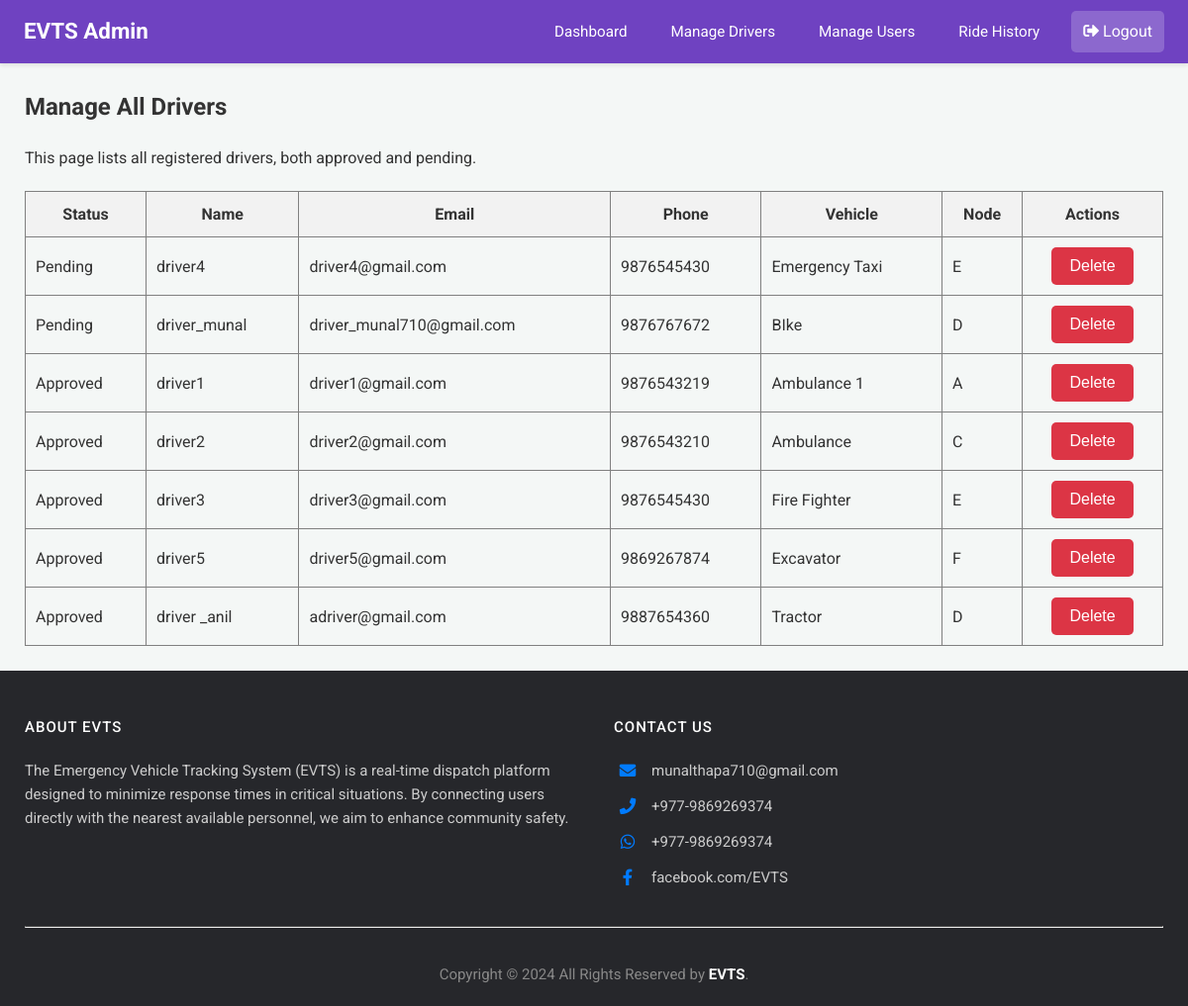
/admin/manage-drivers (signed in), run on an earlier commit of the app's database.
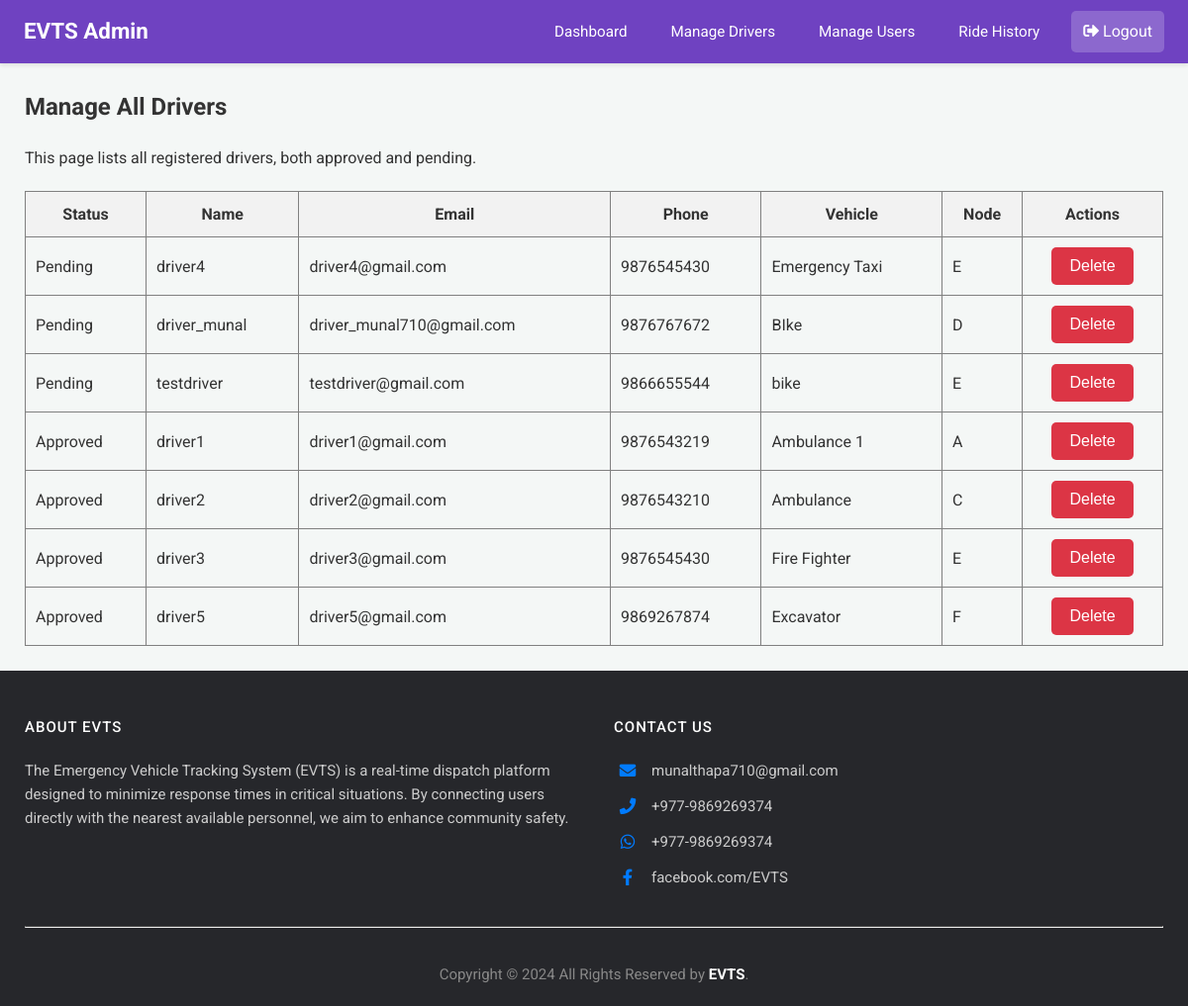
And on a later commit of the database.
### app.py (models this page shows)
class Driver(db.Model):
    email = db.Column(db.String(120), primary_key=True)
    name = db.Column(db.String(100))
    phone = db.Column(db.String(15))
    password = db.Column(db.String(256)) # Increased length for hash
    vehicle = db.Column(db.String(50))
    node = db.Column(db.String(10), nullable=False)
    is_approved = db.Column(db.Boolean, default=False, nullable=False)

### app.py (the view)
@app.route('/admin/manage-drivers')
@login_required_admin
def manage_drivers():
    admin = Admin.query.get(session['admin'])
    all_drivers = Driver.query.order_by(Driver.is_approved.asc()).all()
    response = make_response(render_template('admin_manage_drivers.html', admin=admin, drivers=all_drivers))
    return add_no_cache_to_response(response)

### app.py (called while the page is built)
def login_required_admin(f):
    @wraps(f)
    def decorated_function(*args, **kwargs):
        if 'admin' not in session:
            flash("Admin access required.", "error")
            return redirect(url_for('login'))
        return f(*args, **kwargs)
    return decorated_function

def add_no_cache_to_response(response):
    response.headers["Cache-Control"] = "no-cache, no-store, must-revalidate, public, max-age=0"
    response.headers["Pragma"] = "no-cache"
    response.headers["Expires"] = "0"
    return response

### templates/admin_manage_drivers.html (shortened to what this page needs)
{% extends 'admin_base.html' %}
{% block content %}
<h2>Manage All Drivers</h2>
<p>This page lists all registered drivers, both approved and pending.</p>
<table border="1" style="width: 100%; border-collapse: collapse; margin-top: 20px;">
    <thead>
        <tr style="background-color: #f2f2f2;">
            <th style="padding: 10px;">Status</th>
            <th style="padding: 10px;">Name</th>
            <th style="padding: 10px;">Email</th>
            <th style="padding: 10px;">Phone</th>
            <th style="padding: 10px;">Vehicle</th>
            <th style="padding: 10px;">Node</th>
             <th style="padding: 10px;">Actions</th>
        </tr>
    </thead>
    <tbody>
    {% for driver in drivers %}
    <tr id="driver-row-{{ driver.email.replace('@', '_').replace('.', '_') }}">
        <td class="status-cell {% if driver.is_approved %}status-approved{% else %}status-pending{% endif %}" style="padding: 10px;">
            {% if driver.is_approved %}Approved{% else %}Pending{% endif %}
        </td>
        <td style="padding: 10px;">{{ driver.name }}</td>
        <td style="padding: 10px;">{{ driver.email }}</td>
        <td style="padding: 10px;">{{ driver.phone }}</td>
        <td style="padding: 10px;">{{ driver.vehicle }}</td>
        <td style="padding: 10px;">{{ driver.node }}</td>
        <td style="padding: 10px; text-align: center;"><button class="btn-cancel" onclick="deleteDriver('{{ driver.email }}')">
                Delete
            </button></td>
    </tr>
    {% endfor %}
    </tbody>
</table>
{% endblock %}

### templates/admin_base.html (shortened to what this page needs)
<!DOCTYPE html>
<html>
<head>
    <link rel="stylesheet" href="{{ url_for('static', filename='css/dashboard_styles.css') }}">
    <link rel="stylesheet" href="https://cdnjs.cloudflare.com/ajax/libs/font-awesome/5.15.4/css/all.min.css" />
</head>
<body>
    <nav class="navbar admin-navbar">
        <a href="{{ url_for('admin_dashboard') }}" class="nav-brand">EVTS Admin</a>
        <div class="nav-links">
            <a href="{{ url_for('admin_dashboard') }}">Dashboard</a>
            <a href="{{ url_for('manage_drivers') }}">Manage Drivers</a>
            <a href="{{ url_for('manage_users') }}">Manage Users</a>
            <a href="{{ url_for('global_ride_history') }}">Ride History</a>
        </div>
        <div class="navbar-profile">
            <a href="{{ url_for('logout') }}" style="color: white; text-decoration: none; background-color: rgba(255,255,255,0.2); padding: 8px 12px; border-radius: 5px;">
                <i class="fas fa-sign-out-alt"></i> Logout
            </a>
        </div>
    </nav>
    <div class="dashboard-content">
        {% block content %}{% endblock %}
    </div>
    {% include 'footer.html' %}
</body>
</html>

### templates/footer.html
<footer class="site-footer">
    <div class="footer-container">
        <div class="footer-main-row">
            <div class="footer-column about-column">
                <h6>About EVTS</h6>
                <p class="text-justify">
                    The Emergency Vehicle Tracking System (EVTS) is a real-time dispatch platform designed to minimize response times in critical situations. By connecting users directly with the nearest available personnel, we aim to enhance community safety.
                </p>
            </div>
            <div class="footer-column contact-column">
                <h6>Contact Us</h6>
                <ul class="contact-list">
                    <li>
                        <a href="mailto:munalthapa710@gmail.com">
                            <i class="fas fa-envelope"></i> munalthapa710@gmail.com
                        </a>
                    </li>
                    <li>
                        <a href="tel:+9779800000000">
                            <i class="fas fa-phone"></i> +977-9869269374
                        </a>
                    </li>
                    <li>
                        <a href="https://wa.me/9779800000000" target="_blank">
                            <i class="fab fa-whatsapp"></i> +977-9869269374
                        </a>
                    </li>
                    <li>
                        <a href="https://www.facebook.com/EVTS" target="_blank">
                            <i class="fab fa-facebook-f"></i> facebook.com/EVTS
                        </a>
                    </li>
                </ul>
            </div>
        </div>
        <hr class="footer-divider">
        <div class="footer-bottom-row">
            <div>
                <p class="copyright-text">
                    Copyright &copy; 2024 All Rights Reserved by <strong>EVTS</strong>.
                </p>
            </div>
        </div>
    </div>
</footer>

### static/css/dashboard_styles.css (style rules this page uses)
body { font-family: 'Roboto', 'Segoe UI', Tahoma, Geneva, Verdana, sans-serif; margin: 0; background-color: #f4f7f6; color: #333; line-height: 1.6; }
nav.navbar { padding: 0.7rem 1.5rem; color: white; box-shadow: 0 2px 4px rgba(0, 0, 0, 0.1); display: flex; align-items: center; position: relative; z-index: 1001; }
nav.navbar .nav-brand { font-size: 1.4em; font-weight: bold; color: white; text-decoration: none; }
nav.navbar .nav-links { display: flex; align-items: center; margin-left: auto; }
nav.navbar .nav-links a { color: white; margin-left: 20px; text-decoration: none; padding: 8px 12px; border-radius: 4px; transition: background-color 0.2s ease-in-out; font-size: 0.95em; }
.dashboard-content { padding: 25px; max-width: 1200px; margin: 0 auto; }
.dashboard-content h2, .dashboard-content h3, .dashboard-content h4 { color: #333; margin-top: 0; }
.dashboard-content p { margin-bottom: 1rem; }
button, .button-style { background-color: #007bff; color: white; padding: 10px 18px; border: none; border-radius: 5px; cursor: pointer; font-size: 1em; transition: background-color 0.2s ease, box-shadow 0.2s ease; text-decoration: none; display: inline-block; text-align: center; }
button.btn-cancel, .button-style.btn-cancel { background-color: #dc3545; }
.navbar-profile { position: relative; display: flex; align-items: center; margin-left: 20px; }
.site-footer .footer-bottom-row { display: flex; justify-content: center; padding-top: 15px; }
.site-footer .copyright-text { margin: 0; color: #888; }
.site-footer { background-color: #26272b !important; padding: 40px 0 20px; font-size: 15px; line-height: 24px; color: #888; }
.footer-container { max-width: 1200px; margin: 0 auto; padding: 0 25px; }
.site-footer a { color: #888; text-decoration: none; }
.site-footer .footer-main-row { display: flex; flex-wrap: wrap; justify-content: space-between; gap: 40px; margin-bottom: 25px; }
.site-footer .footer-column { flex: 1; min-width: 280px; }
.site-footer h6 { color: #fff; font-size: 1em; font-weight: 500; text-transform: uppercase; letter-spacing: 1px; margin-top: 5px; margin-bottom: 20px; }
.site-footer p.text-justify { color: #ccc; }
.site-footer .contact-list { list-style: none; padding-left: 0; margin: 0; }
.site-footer .contact-list li { margin-bottom: 12px; }
.site-footer .contact-list a { display: flex; align-items: center; color: #ccc; }
.site-footer .contact-list a i { font-size: 1.1em; width: 28px; text-align: center; margin-right: 10px; color: #007bff; }
.site-footer hr.footer-divider { border-top: 1px solid #444; margin: 20px 0; }
.site-footer .footer-bottom-row { padding-top: 15px; text-align: center; }
.site-footer .copyright-text { margin: 0; color: #888; display: inline-block; }
.site-footer .copyright-text strong { color: #fff; }

### templates/admin_base.html (style rules this page uses)
nav.admin-navbar { background-color: #6f42c1; }

What changed in the data, as far as the page shows it:
removed Driver: is_approved "Approved", name "driver _anil", email "adriver@gmail.com", phone "9887654360", vehicle "Tractor", node "D"
added Driver: is_approved "Pending", name "testdriver", email "testdriver@gmail.com", phone "9866655544", vehicle "bike", node "E"
